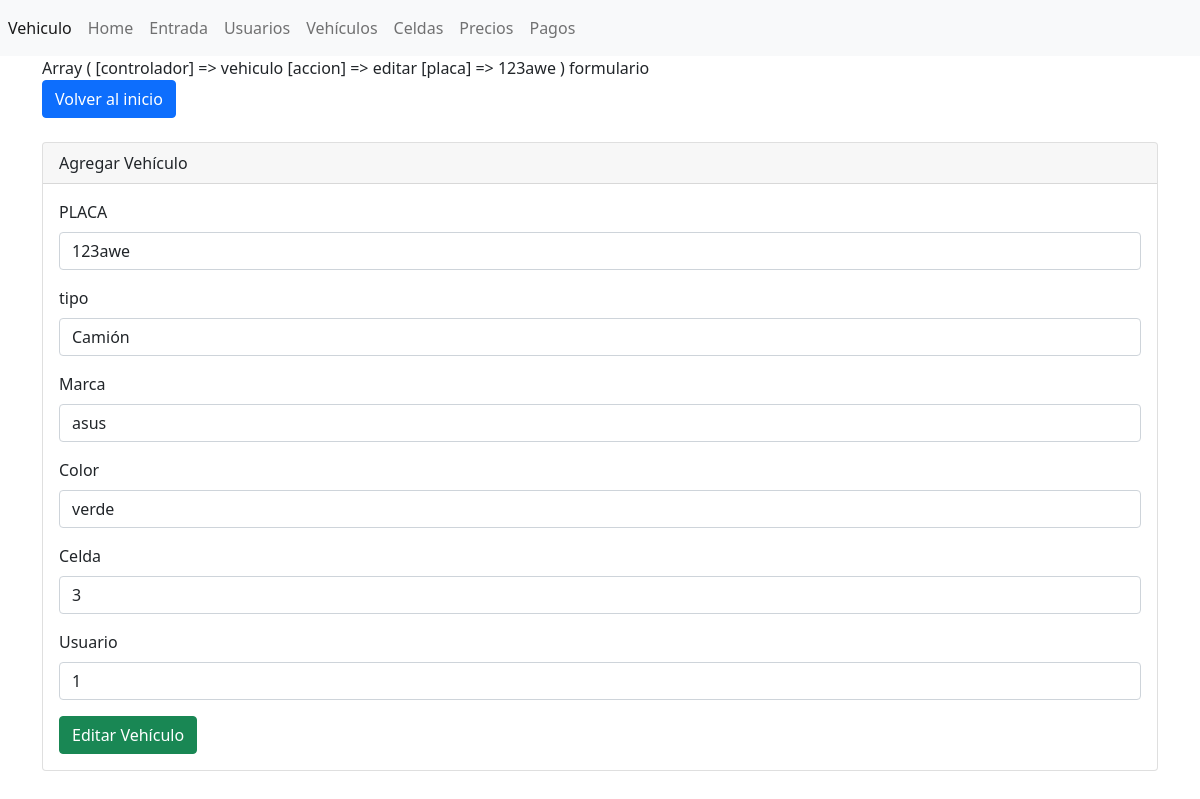
Page /parqueadero/parqueadero/index.php?controlador=vehiculo&accion=editar&placa=123awe on the committed database.
### tables this page shows
CREATE TABLE `vehiculo` (
  `placa` varchar(6) NOT NULL,
  `tipo` varchar(15) NOT NULL,
  `marca` varchar(15) NOT NULL,
  `color` varchar(12) NOT NULL,
  `id_celda` int(11) NOT NULL,
  `id_usuarios` int(11) NOT NULL
);

### parqueadero/parqueadero/Controllers/VehiculoController.php (called while the page is built, shortened)
<?php
include_once("Models/vehiculo.php");
    class VehiculoController{
        public function editar(){
            print_r($_GET);
            $placa=$_GET['placa'];
            $vehiculo=(Vehiculo::buscar($placa));
            include_once("Views/vehiculo/editar.php");
        }
    }
?>

### parqueadero/parqueadero/index.php (called while the page is built, shortened)
<?php
    require("Views/plantilla.php");
?>

### parqueadero/parqueadero/Models/vehiculo.php (called while the page is built, shortened)
<?php
class Vehiculo{
    public function __construct($placa,$tipo,$marca,$color,$celda,$usuarios){
        $this->placa=$placa;
        $this->tipo=$tipo;
        $this->marca=$marca;
        $this->color=$color;
        $this->celda=$celda;
        $this->usuarios=$usuarios;
    }
    public static function buscar($placa){
        $conexionDB=DB::crearInstancia();
        $sql= $conexionDB->prepare("SELECT * FROM vehiculo WHERE placa=?");
        $sql->execute(array($placa));
        $vehiculo=$sql->fetch();
        return new Vehiculo($vehiculo['placa'],$vehiculo['tipo'],$vehiculo['marca'],$vehiculo['color'],$vehiculo['id_celda'],$vehiculo['id_usuarios']);
    }
}
?>

### parqueadero/parqueadero/Views/Vehiculo/editar.php (the view)
formulario
<br>
<a name="" id="" class="btn btn-primary" href="?controlador=vehiculo&accion=inicio">Volver al inicio</a>
<br><br>
<div class="card">
    <div class="card-header">
        Agregar Vehículo
    </div>
    <div class="card-body">
        <form action="" method="post">
        <div class="mb-3">
            <label for="placa" class="form-label">PLACA</label>
            <input type="text"
            class="form-control" value="<?php echo $vehiculo->placa; ?>" name="placa" id="placa" aria-describedby="helpId" placeholder="Placa">
            </div>
        <div class="mb-3">
            <label for="tipo" class="form-label">tipo</label>
            <input type="text" class="form-control" value="<?php echo $vehiculo->tipo; ?>" name="tipo" aria-describedby="helpId" placeholder="Tipo">
            </div>
        <div class="mb-3">
                <label for="marca" class="form-label">Marca</label>
                <input type="text" class="form-control" value="<?php echo $vehiculo->marca; ?>" name="marca" aria-describedby="helpId" placeholder="Marca" >
            </div>
        <div class="mb-3">
                <label for="color" class="form-label">Color</label>
                <input type="text" class="form-control" value="<?php echo $vehiculo->color; ?>" name="color" aria-describedby="helpId" placeholder="color">
            </div>
        <div class="mb-3">
                <label for="celda" class="form-label">Celda</label>
                <input type="text" class="form-control" value="<?php echo $vehiculo->celda; ?>" name="celda" aria-describedby="helpId" placeholder="celda">
            </div>
        <div class="mb-3">
                <label for="id_usuarios" class="form-label">Usuario</label>
                <input type="text" class="form-control" value="<?php echo $vehiculo->usuarios; ?>" name="id_usuarios" aria-describedby="helpId" placeholder="usuario">
            </div>
            <input name="" id="" class="btn btn-success" type="submit" value="Editar Vehículo">
        </form>
    </div>
</div>

### rows in the picture
vehiculo: placa "123awe", tipo "Camión", marca "asus", color "verde", celda "3", id_usuarios "1"
